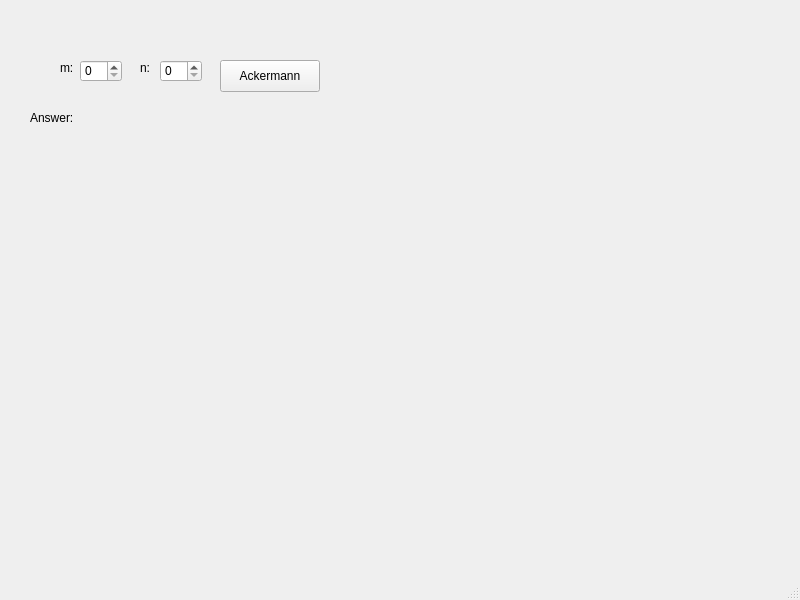
<?xml version="1.0" encoding="UTF-8"?>
<ui version="4.0">
 <class>MainWindow</class>
 <widget class="QMainWindow" name="MainWindow">
  <property name="geometry">
   <rect>
    <x>0</x>
    <y>0</y>
    <width>800</width>
    <height>600</height>
   </rect>
  </property>
  <property name="windowTitle">
   <string>MainWindow</string>
  </property>
  <widget class="QWidget" name="centralwidget">
   <widget class="QSpinBox" name="spinBox_m">
    <property name="geometry">
     <rect>
      <x>80</x>
      <y>60</y>
      <width>42</width>
      <height>22</height>
     </rect>
    </property>
   </widget>
   <widget class="QSpinBox" name="spinBox_n">
    <property name="geometry">
     <rect>
      <x>160</x>
      <y>60</y>
      <width>42</width>
      <height>22</height>
     </rect>
    </property>
   </widget>
   <widget class="QPushButton" name="pushButton_ack">
    <property name="geometry">
     <rect>
      <x>220</x>
      <y>60</y>
      <width>100</width>
      <height>32</height>
     </rect>
    </property>
    <property name="text">
     <string>Ackermann</string>
    </property>
   </widget>
   <widget class="QLabel" name="label_answer">
    <property name="geometry">
     <rect>
      <x>100</x>
      <y>110</y>
      <width>341</width>
      <height>16</height>
     </rect>
    </property>
    <property name="text">
     <string/>
    </property>
   </widget>
   <widget class="QLabel" name="label_answer_label">
    <property name="geometry">
     <rect>
      <x>30</x>
      <y>110</y>
      <width>58</width>
      <height>16</height>
     </rect>
    </property>
    <property name="text">
     <string>Answer: </string>
    </property>
   </widget>
   <widget class="QLabel" name="label_m">
    <property name="geometry">
     <rect>
      <x>60</x>
      <y>60</y>
      <width>21</width>
      <height>16</height>
     </rect>
    </property>
    <property name="text">
     <string>m:</string>
    </property>
   </widget>
   <widget class="QLabel" name="label_n">
    <property name="geometry">
     <rect>
      <x>140</x>
      <y>60</y>
      <width>16</width>
      <height>16</height>
     </rect>
    </property>
    <property name="text">
     <string>n:</string>
    </property>
   </widget>
  </widget>
  <widget class="QMenuBar" name="menubar">
   <property name="geometry">
    <rect>
     <x>0</x>
     <y>0</y>
     <width>800</width>
     <height>24</height>
    </rect>
   </property>
  </widget>
  <widget class="QStatusBar" name="statusbar"/>
 </widget>
 <resources/>
 <connections/>
</ui>
